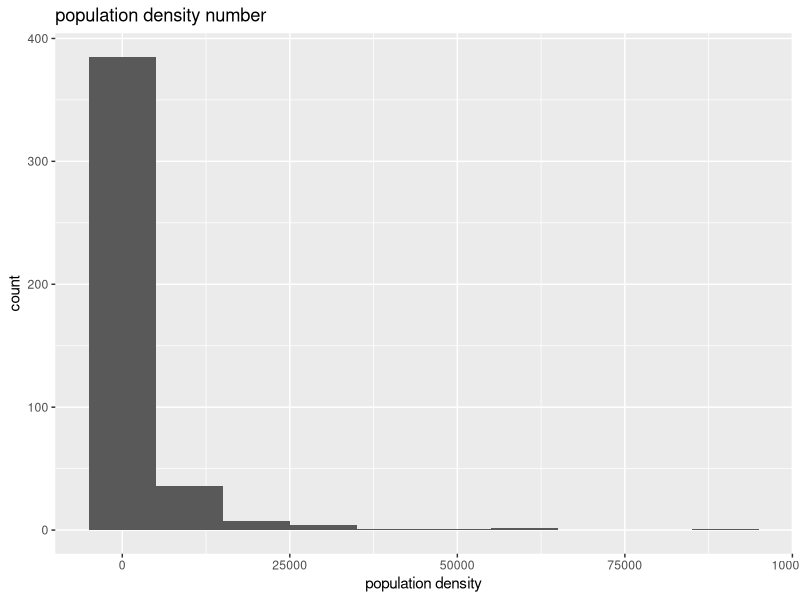
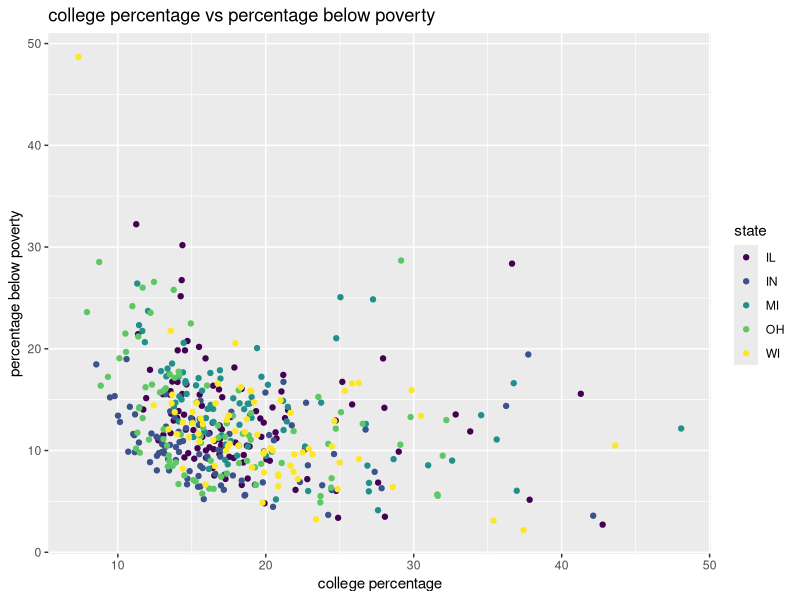
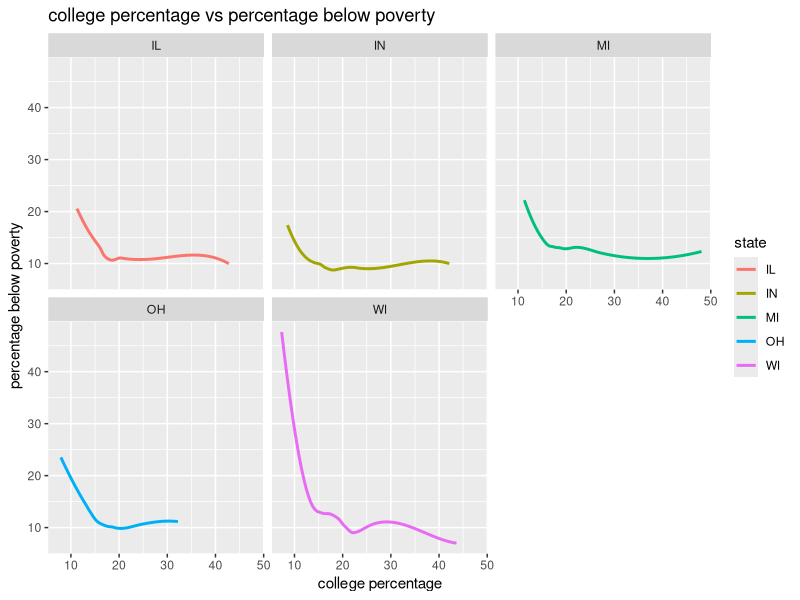
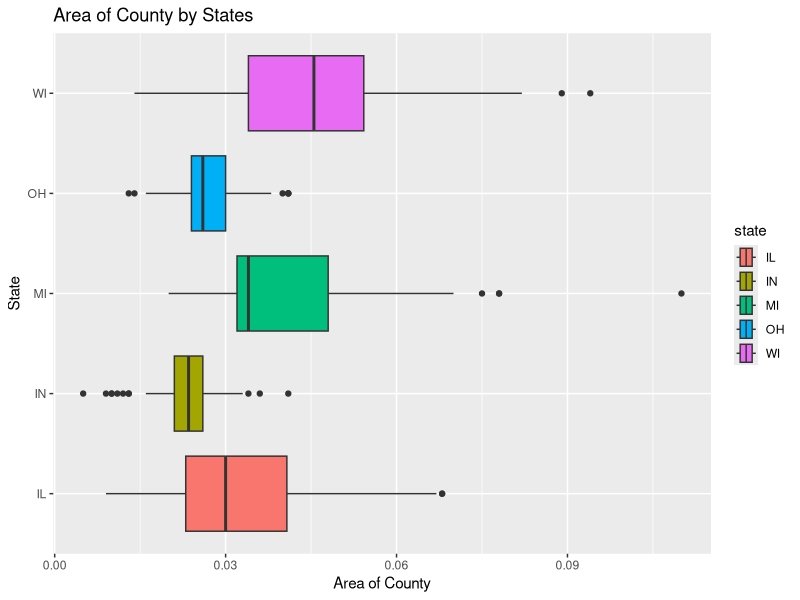
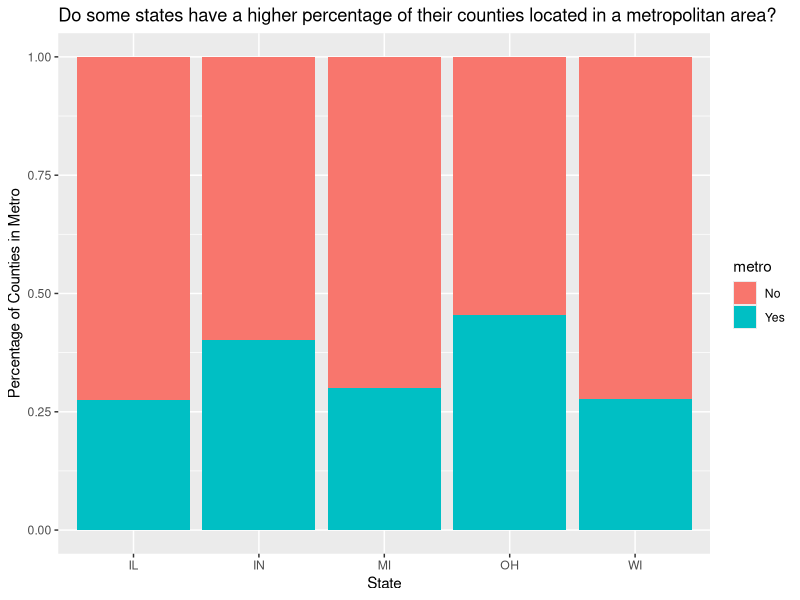
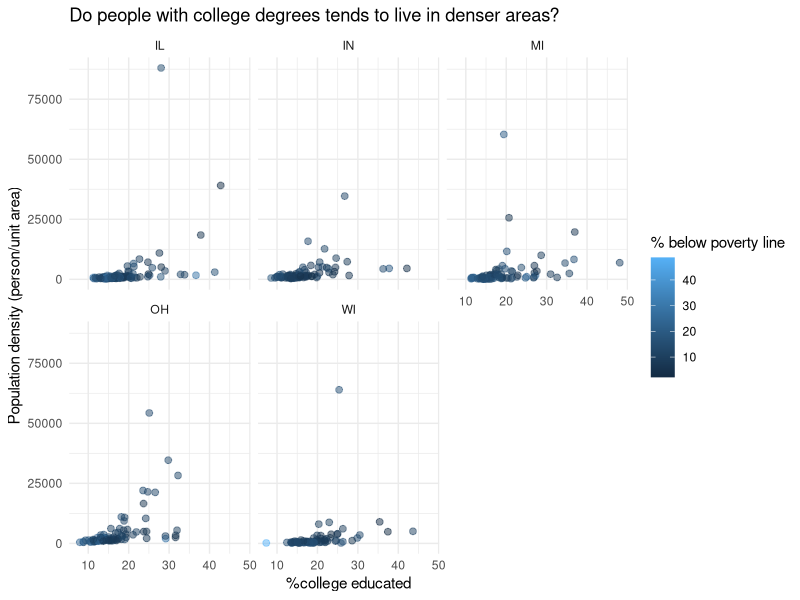

These charts were generated, in order, by the following R code:
## ---- chunk 1
#| label: load-packages
library(tidyverse)
library(viridis)
## ---- chunk 2
glimpse(midwest)
ggplot(midwest,
       aes(x= popdensity)) + geom_histogram(binwidth = 10000) + labs(title= "population density number", x = "population density", y = "count")
## ---- chunk 3
ggplot(midwest,
       aes(x=percollege, y= percbelowpoverty, color= state))+ geom_point()+scale_color_viridis_d()+ labs(title= "college percentage vs percentage below poverty", x = "college percentage", y = "percentage below poverty")
## ---- chunk 4
ggplot(midwest,
       aes(x=percollege, y= percbelowpoverty, color= state))+ geom_smooth(se=FALSE)+facet_wrap(~state) + labs(title= "college percentage vs percentage below poverty", x = "college percentage", y = "percentage below poverty")
## ---- chunk 5
ggplot(midwest,
       aes(x= area, y=state, fill=state))+ geom_boxplot()+ labs(title= "Area of County by States", x = "Area of County", y = "State")

## ---- chunk 6
midwest <- midwest |>
  mutate(metro = if_else(inmetro == 1, "Yes", "No"))
ggplot(midwest,aes(x= state, fill=metro))+ geom_bar(position="fill") + labs(title= "Do some states have a higher percentage of their counties located in a metropolitan area?", x = "State", y = "Percentage of Counties in Metro")
## ---- chunk 7
ggplot(midwest,
       aes(x=percollege, y= popdensity, color= percbelowpoverty))+ geom_point(size=2, alpha=0.5) + facet_wrap(~state) + theme_minimal()+ 
    labs(title= "Do people with college degrees tends to live in denser areas?", 
    x = "%college educated", y = "Population density (person/unit area)",colour = "% below poverty line")
